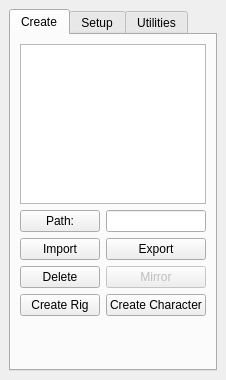
<?xml version="1.0" encoding="UTF-8"?>
<ui version="4.0">
 <class>trt_MainWindow</class>
 <widget class="QMainWindow" name="trt_MainWindow">
  <property name="geometry">
   <rect>
    <x>0</x>
    <y>0</y>
    <width>218</width>
    <height>380</height>
   </rect>
  </property>
  <property name="windowTitle">
   <string>Tapp Rigging Tools</string>
  </property>
  <widget class="QWidget" name="centralwidget">
   <layout class="QVBoxLayout" name="verticalLayout">
    <item>
     <widget class="QTabWidget" name="create_tabWidget">
      <property name="currentIndex">
       <number>0</number>
      </property>
      <widget class="QWidget" name="create_tab">
       <attribute name="title">
        <string>Create</string>
       </attribute>
       <layout class="QVBoxLayout" name="verticalLayout_2">
        <item>
         <widget class="QListWidget" name="create_listWidget"/>
        </item>
        <item>
         <layout class="QHBoxLayout" name="horizontalLayout">
          <item>
           <widget class="QPushButton" name="create_path_pushButton">
            <property name="sizePolicy">
             <sizepolicy hsizetype="Expanding" vsizetype="Fixed">
              <horstretch>0</horstretch>
              <verstretch>0</verstretch>
             </sizepolicy>
            </property>
            <property name="text">
             <string>Path:</string>
            </property>
           </widget>
          </item>
          <item>
           <widget class="QLineEdit" name="create_path_lineEdit"/>
          </item>
         </layout>
        </item>
        <item>
         <layout class="QGridLayout" name="gridLayout">
          <item row="0" column="0">
           <widget class="QPushButton" name="create_import_pushButton">
            <property name="sizePolicy">
             <sizepolicy hsizetype="Expanding" vsizetype="Expanding">
              <horstretch>0</horstretch>
              <verstretch>0</verstretch>
             </sizepolicy>
            </property>
            <property name="text">
             <string>Import</string>
            </property>
           </widget>
          </item>
          <item row="0" column="1">
           <widget class="QPushButton" name="create_export_pushButton">
            <property name="sizePolicy">
             <sizepolicy hsizetype="Expanding" vsizetype="Expanding">
              <horstretch>0</horstretch>
              <verstretch>0</verstretch>
             </sizepolicy>
            </property>
            <property name="text">
             <string>Export</string>
            </property>
           </widget>
          </item>
          <item row="1" column="0">
           <widget class="QPushButton" name="create_delete_pushButton">
            <property name="sizePolicy">
             <sizepolicy hsizetype="Expanding" vsizetype="Expanding">
              <horstretch>0</horstretch>
              <verstretch>0</verstretch>
             </sizepolicy>
            </property>
            <property name="text">
             <string>Delete</string>
            </property>
           </widget>
          </item>
          <item row="1" column="1">
           <widget class="QPushButton" name="create_mirror_pushButton">
            <property name="enabled">
             <bool>false</bool>
            </property>
            <property name="sizePolicy">
             <sizepolicy hsizetype="Expanding" vsizetype="Expanding">
              <horstretch>0</horstretch>
              <verstretch>0</verstretch>
             </sizepolicy>
            </property>
            <property name="text">
             <string>Mirror</string>
            </property>
           </widget>
          </item>
          <item row="2" column="0">
           <widget class="QPushButton" name="create_rig_pushButton">
            <property name="sizePolicy">
             <sizepolicy hsizetype="Expanding" vsizetype="Expanding">
              <horstretch>0</horstretch>
              <verstretch>0</verstretch>
             </sizepolicy>
            </property>
            <property name="text">
             <string>Create Rig</string>
            </property>
           </widget>
          </item>
          <item row="2" column="1">
           <widget class="QPushButton" name="create_character_pushButton">
            <property name="sizePolicy">
             <sizepolicy hsizetype="Expanding" vsizetype="Expanding">
              <horstretch>0</horstretch>
              <verstretch>0</verstretch>
             </sizepolicy>
            </property>
            <property name="text">
             <string>Create Character</string>
            </property>
           </widget>
          </item>
         </layout>
        </item>
        <item>
         <spacer name="verticalSpacer_2">
          <property name="orientation">
           <enum>Qt::Vertical</enum>
          </property>
          <property name="sizeType">
           <enum>QSizePolicy::Expanding</enum>
          </property>
          <property name="sizeHint" stdset="0">
           <size>
            <width>20</width>
            <height>75</height>
           </size>
          </property>
         </spacer>
        </item>
       </layout>
      </widget>
      <widget class="QWidget" name="setup_tab">
       <attribute name="title">
        <string>Setup</string>
       </attribute>
       <layout class="QVBoxLayout" name="verticalLayout_3">
        <item>
         <layout class="QHBoxLayout" name="horizontalLayout_5">
          <item>
           <widget class="Line" name="line">
            <property name="sizePolicy">
             <sizepolicy hsizetype="Expanding" vsizetype="Fixed">
              <horstretch>0</horstretch>
              <verstretch>0</verstretch>
             </sizepolicy>
            </property>
            <property name="orientation">
             <enum>Qt::Horizontal</enum>
            </property>
           </widget>
          </item>
          <item>
           <widget class="QLabel" name="label">
            <property name="text">
             <string>Connect Modules</string>
            </property>
            <property name="scaledContents">
             <bool>false</bool>
            </property>
           </widget>
          </item>
          <item>
           <widget class="Line" name="line_2">
            <property name="sizePolicy">
             <sizepolicy hsizetype="Expanding" vsizetype="Fixed">
              <horstretch>0</horstretch>
              <verstretch>0</verstretch>
             </sizepolicy>
            </property>
            <property name="orientation">
             <enum>Qt::Horizontal</enum>
            </property>
           </widget>
          </item>
         </layout>
        </item>
        <item>
         <layout class="QHBoxLayout" name="horizontalLayout_6">
          <item>
           <widget class="QPushButton" name="setup_connect_pushButton">
            <property name="sizePolicy">
             <sizepolicy hsizetype="Expanding" vsizetype="Expanding">
              <horstretch>0</horstretch>
              <verstretch>0</verstretch>
             </sizepolicy>
            </property>
            <property name="text">
             <string>Connect</string>
            </property>
           </widget>
          </item>
          <item>
           <widget class="QLabel" name="label_2">
            <property name="text">
             <string>Select targets first.
Select parent last.</string>
            </property>
           </widget>
          </item>
         </layout>
        </item>
        <item>
         <layout class="QHBoxLayout" name="horizontalLayout_7">
          <item>
           <widget class="Line" name="line_3">
            <property name="sizePolicy">
             <sizepolicy hsizetype="Expanding" vsizetype="Fixed">
              <horstretch>0</horstretch>
              <verstretch>0</verstretch>
             </sizepolicy>
            </property>
            <property name="orientation">
             <enum>Qt::Horizontal</enum>
            </property>
           </widget>
          </item>
          <item>
           <widget class="QLabel" name="label_3">
            <property name="text">
             <string>Utilities</string>
            </property>
           </widget>
          </item>
          <item>
           <widget class="Line" name="line_4">
            <property name="sizePolicy">
             <sizepolicy hsizetype="Expanding" vsizetype="Fixed">
              <horstretch>0</horstretch>
              <verstretch>0</verstretch>
             </sizepolicy>
            </property>
            <property name="orientation">
             <enum>Qt::Horizontal</enum>
            </property>
           </widget>
          </item>
         </layout>
        </item>
        <item>
         <layout class="QHBoxLayout" name="horizontalLayout_8">
          <item>
           <widget class="QPushButton" name="setup_setWorld_pushButton">
            <property name="sizePolicy">
             <sizepolicy hsizetype="Expanding" vsizetype="Expanding">
              <horstretch>0</horstretch>
              <verstretch>0</verstretch>
             </sizepolicy>
            </property>
            <property name="text">
             <string>Set World</string>
            </property>
           </widget>
          </item>
          <item>
           <widget class="QPushButton" name="setup_createRoot_pushButton">
            <property name="sizePolicy">
             <sizepolicy hsizetype="Expanding" vsizetype="Expanding">
              <horstretch>0</horstretch>
              <verstretch>0</verstretch>
             </sizepolicy>
            </property>
            <property name="text">
             <string>Create Root</string>
            </property>
           </widget>
          </item>
         </layout>
        </item>
        <item>
         <layout class="QHBoxLayout" name="horizontalLayout_9">
          <item>
           <widget class="Line" name="line_5">
            <property name="sizePolicy">
             <sizepolicy hsizetype="Expanding" vsizetype="Fixed">
              <horstretch>0</horstretch>
              <verstretch>0</verstretch>
             </sizepolicy>
            </property>
            <property name="orientation">
             <enum>Qt::Horizontal</enum>
            </property>
           </widget>
          </item>
          <item>
           <widget class="QLabel" name="label_4">
            <property name="text">
             <string>Hierarchy</string>
            </property>
           </widget>
          </item>
          <item>
           <widget class="Line" name="line_6">
            <property name="sizePolicy">
             <sizepolicy hsizetype="Expanding" vsizetype="Fixed">
              <horstretch>0</horstretch>
              <verstretch>0</verstretch>
             </sizepolicy>
            </property>
            <property name="orientation">
             <enum>Qt::Horizontal</enum>
            </property>
           </widget>
          </item>
         </layout>
        </item>
        <item>
         <layout class="QHBoxLayout" name="horizontalLayout_10">
          <item>
           <widget class="QPushButton" name="setup_exportHierarchy_pushButton">
            <property name="sizePolicy">
             <sizepolicy hsizetype="Expanding" vsizetype="Expanding">
              <horstretch>0</horstretch>
              <verstretch>0</verstretch>
             </sizepolicy>
            </property>
            <property name="text">
             <string>Export</string>
            </property>
           </widget>
          </item>
          <item>
           <widget class="QPushButton" name="setup_importHierarchy_pushButton">
            <property name="sizePolicy">
             <sizepolicy hsizetype="Expanding" vsizetype="Expanding">
              <horstretch>0</horstretch>
              <verstretch>0</verstretch>
             </sizepolicy>
            </property>
            <property name="text">
             <string>Import</string>
            </property>
           </widget>
          </item>
         </layout>
        </item>
        <item>
         <layout class="QHBoxLayout" name="horizontalLayout_11">
          <item>
           <widget class="Line" name="line_7">
            <property name="sizePolicy">
             <sizepolicy hsizetype="Expanding" vsizetype="Fixed">
              <horstretch>0</horstretch>
              <verstretch>0</verstretch>
             </sizepolicy>
            </property>
            <property name="orientation">
             <enum>Qt::Horizontal</enum>
            </property>
           </widget>
          </item>
          <item>
           <widget class="QLabel" name="label_5">
            <property name="text">
             <string>Controls</string>
            </property>
           </widget>
          </item>
          <item>
           <widget class="Line" name="line_8">
            <property name="sizePolicy">
             <sizepolicy hsizetype="Expanding" vsizetype="Fixed">
              <horstretch>0</horstretch>
              <verstretch>0</verstretch>
             </sizepolicy>
            </property>
            <property name="orientation">
             <enum>Qt::Horizontal</enum>
            </property>
           </widget>
          </item>
         </layout>
        </item>
        <item>
         <widget class="QPushButton" name="setup_colorControls_pushButton">
          <property name="sizePolicy">
           <sizepolicy hsizetype="Expanding" vsizetype="Expanding">
            <horstretch>0</horstretch>
            <verstretch>0</verstretch>
           </sizepolicy>
          </property>
          <property name="text">
           <string>Color Controls</string>
          </property>
         </widget>
        </item>
        <item>
         <layout class="QHBoxLayout" name="horizontalLayout_13">
          <item>
           <widget class="QPushButton" name="setup_exportControls_pushButton">
            <property name="sizePolicy">
             <sizepolicy hsizetype="Expanding" vsizetype="Expanding">
              <horstretch>0</horstretch>
              <verstretch>0</verstretch>
             </sizepolicy>
            </property>
            <property name="text">
             <string>Export</string>
            </property>
           </widget>
          </item>
          <item>
           <widget class="QPushButton" name="setup_importControls_pushButton">
            <property name="sizePolicy">
             <sizepolicy hsizetype="Expanding" vsizetype="Expanding">
              <horstretch>0</horstretch>
              <verstretch>0</verstretch>
             </sizepolicy>
            </property>
            <property name="text">
             <string>Import</string>
            </property>
           </widget>
          </item>
         </layout>
        </item>
        <item>
         <layout class="QHBoxLayout" name="horizontalLayout_12">
          <item>
           <widget class="Line" name="line_9">
            <property name="sizePolicy">
             <sizepolicy hsizetype="Expanding" vsizetype="Fixed">
              <horstretch>0</horstretch>
              <verstretch>0</verstretch>
             </sizepolicy>
            </property>
            <property name="orientation">
             <enum>Qt::Horizontal</enum>
            </property>
           </widget>
          </item>
          <item>
           <widget class="QLabel" name="label_6">
            <property name="text">
             <string>Rig Peparation</string>
            </property>
           </widget>
          </item>
          <item>
           <widget class="Line" name="line_10">
            <property name="sizePolicy">
             <sizepolicy hsizetype="Expanding" vsizetype="Fixed">
              <horstretch>0</horstretch>
              <verstretch>0</verstretch>
             </sizepolicy>
            </property>
            <property name="orientation">
             <enum>Qt::Horizontal</enum>
            </property>
           </widget>
          </item>
         </layout>
        </item>
        <item>
         <layout class="QHBoxLayout" name="horizontalLayout_14">
          <item>
           <widget class="QPushButton" name="setup_hide_pushButton">
            <property name="sizePolicy">
             <sizepolicy hsizetype="Expanding" vsizetype="Expanding">
              <horstretch>0</horstretch>
              <verstretch>0</verstretch>
             </sizepolicy>
            </property>
            <property name="text">
             <string>Hide</string>
            </property>
           </widget>
          </item>
          <item>
           <widget class="QPushButton" name="setup_unhide_pushButton">
            <property name="sizePolicy">
             <sizepolicy hsizetype="Expanding" vsizetype="Expanding">
              <horstretch>0</horstretch>
              <verstretch>0</verstretch>
             </sizepolicy>
            </property>
            <property name="text">
             <string>Unhide</string>
            </property>
           </widget>
          </item>
         </layout>
        </item>
        <item>
         <layout class="QHBoxLayout" name="horizontalLayout_15">
          <item>
           <widget class="QPushButton" name="setup_blackbox_pushButton">
            <property name="sizePolicy">
             <sizepolicy hsizetype="Expanding" vsizetype="Expanding">
              <horstretch>0</horstretch>
              <verstretch>0</verstretch>
             </sizepolicy>
            </property>
            <property name="text">
             <string>Blackbox</string>
            </property>
           </widget>
          </item>
          <item>
           <widget class="QPushButton" name="setup_unblackbox_pushButton">
            <property name="sizePolicy">
             <sizepolicy hsizetype="Expanding" vsizetype="Expanding">
              <horstretch>0</horstretch>
              <verstretch>0</verstretch>
             </sizepolicy>
            </property>
            <property name="text">
             <string>Unblackbox</string>
            </property>
           </widget>
          </item>
         </layout>
        </item>
       </layout>
      </widget>
      <widget class="QWidget" name="utilities_tab">
       <attribute name="title">
        <string>Utilities</string>
       </attribute>
       <layout class="QVBoxLayout" name="verticalLayout_4">
        <item>
         <layout class="QHBoxLayout" name="horizontalLayout_16">
          <item>
           <widget class="Line" name="line_11">
            <property name="sizePolicy">
             <sizepolicy hsizetype="Expanding" vsizetype="Fixed">
              <horstretch>0</horstretch>
              <verstretch>0</verstretch>
             </sizepolicy>
            </property>
            <property name="orientation">
             <enum>Qt::Horizontal</enum>
            </property>
           </widget>
          </item>
          <item>
           <widget class="QLabel" name="label_7">
            <property name="text">
             <string>Sphere Preview</string>
            </property>
           </widget>
          </item>
          <item>
           <widget class="Line" name="line_12">
            <property name="sizePolicy">
             <sizepolicy hsizetype="Expanding" vsizetype="Fixed">
              <horstretch>0</horstretch>
              <verstretch>0</verstretch>
             </sizepolicy>
            </property>
            <property name="orientation">
             <enum>Qt::Horizontal</enum>
            </property>
           </widget>
          </item>
         </layout>
        </item>
        <item>
         <layout class="QHBoxLayout" name="horizontalLayout_17">
          <item>
           <widget class="QPushButton" name="utilities_sphereCreate_pushButton">
            <property name="sizePolicy">
             <sizepolicy hsizetype="Expanding" vsizetype="Expanding">
              <horstretch>0</horstretch>
              <verstretch>0</verstretch>
             </sizepolicy>
            </property>
            <property name="text">
             <string>Create</string>
            </property>
           </widget>
          </item>
          <item>
           <widget class="QPushButton" name="utilities_sphereRemove_pushButton">
            <property name="sizePolicy">
             <sizepolicy hsizetype="Expanding" vsizetype="Expanding">
              <horstretch>0</horstretch>
              <verstretch>0</verstretch>
             </sizepolicy>
            </property>
            <property name="text">
             <string>Remove All</string>
            </property>
           </widget>
          </item>
         </layout>
        </item>
        <item>
         <layout class="QHBoxLayout" name="horizontalLayout_18">
          <item>
           <widget class="Line" name="line_13">
            <property name="sizePolicy">
             <sizepolicy hsizetype="Expanding" vsizetype="Fixed">
              <horstretch>0</horstretch>
              <verstretch>0</verstretch>
             </sizepolicy>
            </property>
            <property name="orientation">
             <enum>Qt::Horizontal</enum>
            </property>
           </widget>
          </item>
          <item>
           <widget class="QLabel" name="label_8">
            <property name="text">
             <string>Skeleton</string>
            </property>
           </widget>
          </item>
          <item>
           <widget class="Line" name="line_14">
            <property name="sizePolicy">
             <sizepolicy hsizetype="Expanding" vsizetype="Fixed">
              <horstretch>0</horstretch>
              <verstretch>0</verstretch>
             </sizepolicy>
            </property>
            <property name="orientation">
             <enum>Qt::Horizontal</enum>
            </property>
           </widget>
          </item>
         </layout>
        </item>
        <item>
         <widget class="QPushButton" name="utilities_skeletonParent_pushButton">
          <property name="sizePolicy">
           <sizepolicy hsizetype="Expanding" vsizetype="Expanding">
            <horstretch>0</horstretch>
            <verstretch>0</verstretch>
           </sizepolicy>
          </property>
          <property name="text">
           <string>Skeleton Parent</string>
          </property>
         </widget>
        </item>
        <item>
         <spacer name="verticalSpacer">
          <property name="orientation">
           <enum>Qt::Vertical</enum>
          </property>
          <property name="sizeType">
           <enum>QSizePolicy::Expanding</enum>
          </property>
          <property name="sizeHint" stdset="0">
           <size>
            <width>20</width>
            <height>320</height>
           </size>
          </property>
         </spacer>
        </item>
       </layout>
      </widget>
     </widget>
    </item>
   </layout>
  </widget>
 </widget>
 <resources/>
 <connections/>
</ui>
